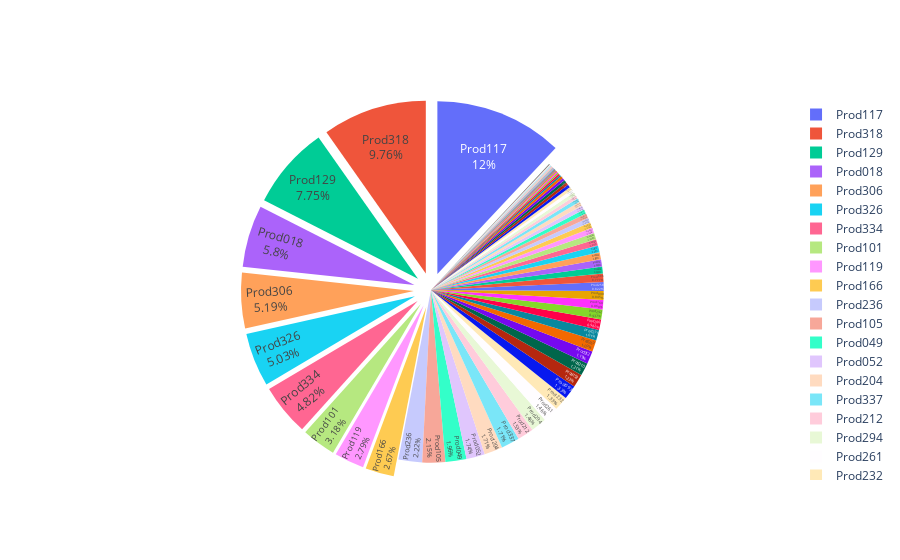

Here is the notebook cell this chart was saved with:
### Code cell
# show the top x out of total products puchesed by a specific market.

# do the same for each customer?

total = len(df_2018['product_code'].unique())
zeros = np.zeros(total)
pull = [.1] * look_at
test = list(np.concatenate([pull, zeros[10:]]))

explode = len(df_2018['product_code'].unique())
product_out_of_100 = df_2018[df_2018['markets_name']=='Mumbai']['product_code'].value_counts()

product_out_of_100.sum()
fig = go.Figure(data=[go.Pie(labels=product_out_of_100.index, values=product_out_of_100.values, pull=test)])
fig.update_traces(textposition='inside', textinfo='percent+label')

fig.show()

### Figure 1 — Plotly figure (JSON) as saved in the notebook; plotly's stock layout.template omitted (floating-point values rounded to 4 significant figures; data arrays with more than 128 entries replaced by an {"elided": "..."} marker saying what was removed)
{"data": [{"labels": ["Prod117", "Prod318", "Prod129", "Prod018", "Prod306", "Prod326", "Prod334", "Prod101", "Prod119", "Prod166", "Prod236", "Prod105", "Prod049", "Prod052", "Prod204", "Prod337", "Prod212", "Prod294", "Prod261", "Prod232", "Prod093", "Prod152", "Prod210", "Prod312", "Prod267", "Prod271", "Prod206", "Prod292", "Prod160", "Prod090", "Prod258", "Prod303", "Prod254", "Prod176", "Prod323", "Prod219", "Prod185", "Prod286", "Prod207", "Prod126", "Prod295", "Prod017", "Prod220", "Prod039", "Prod320", "Prod283", "Prod011", "Prod218", "Prod193", "Prod164", "Prod045", "Prod213", "Prod106", "Prod043", "Prod205", "Prod024", "Prod221", "Prod216", "Prod130", "Prod032", "Prod025", "Prod034", "Prod102", "Prod137", "Prod012", "Prod135", "Prod131", "Prod120", "Prod209", "Prod113", "Prod009", "Prod182", "Prod022", "Prod079", "Prod036", "Prod023", "Prod184", "Prod116", "Prod114", "Prod013", "Prod082", "Prod123", "Prod198"], "pull": {"elided": "264 float values"}, "textinfo": "percent+label", "textposition": "inside", "type": "pie", "values": [525, 427, 339, 254, 227, 220, 211, 139, 122, 117, 97, 94, 86, 76, 75, 75, 67, 64, 64, 58, 58, 54, 53, 52, 47, 44, 43, 41, 38, 37, 36, 34, 29, 29, 29, 28, 27, 26, 23, 22, 20, 20, 18, 18, 18, 16, 14, 14, 14, 13, 12, 12, 11, 11, 10, 7, 7, 6, 5, 5, 4, 3, 3, 3, 2, 2, 2, 2, 2, 2, 2, 1, 1, 1, 1, 1, 1, 1, 1, 1, 1, 1, 1]}], "layout": {}}
